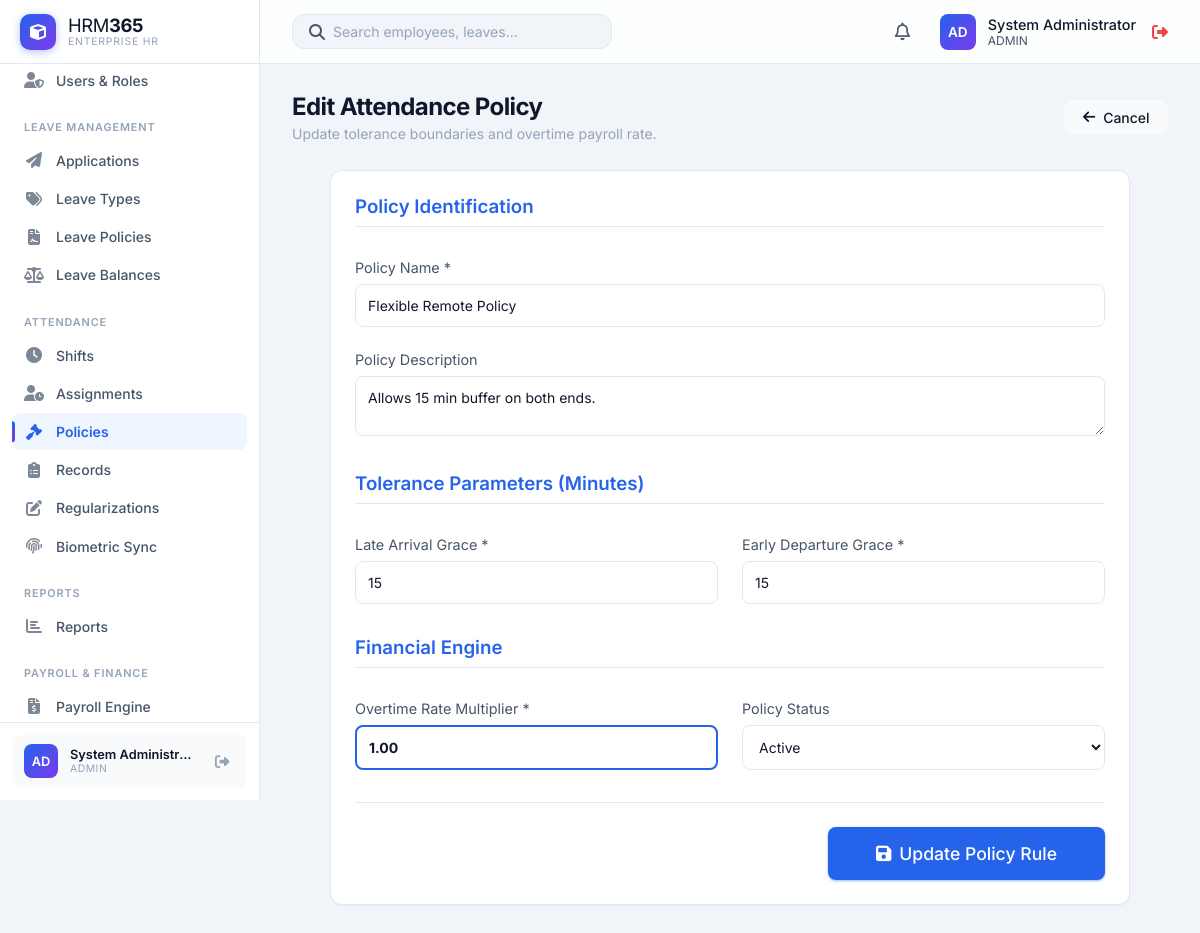
The page /HRM365/modules/attendance_policies/edit.php?id=2 (signed in) on the database as committed earlier.
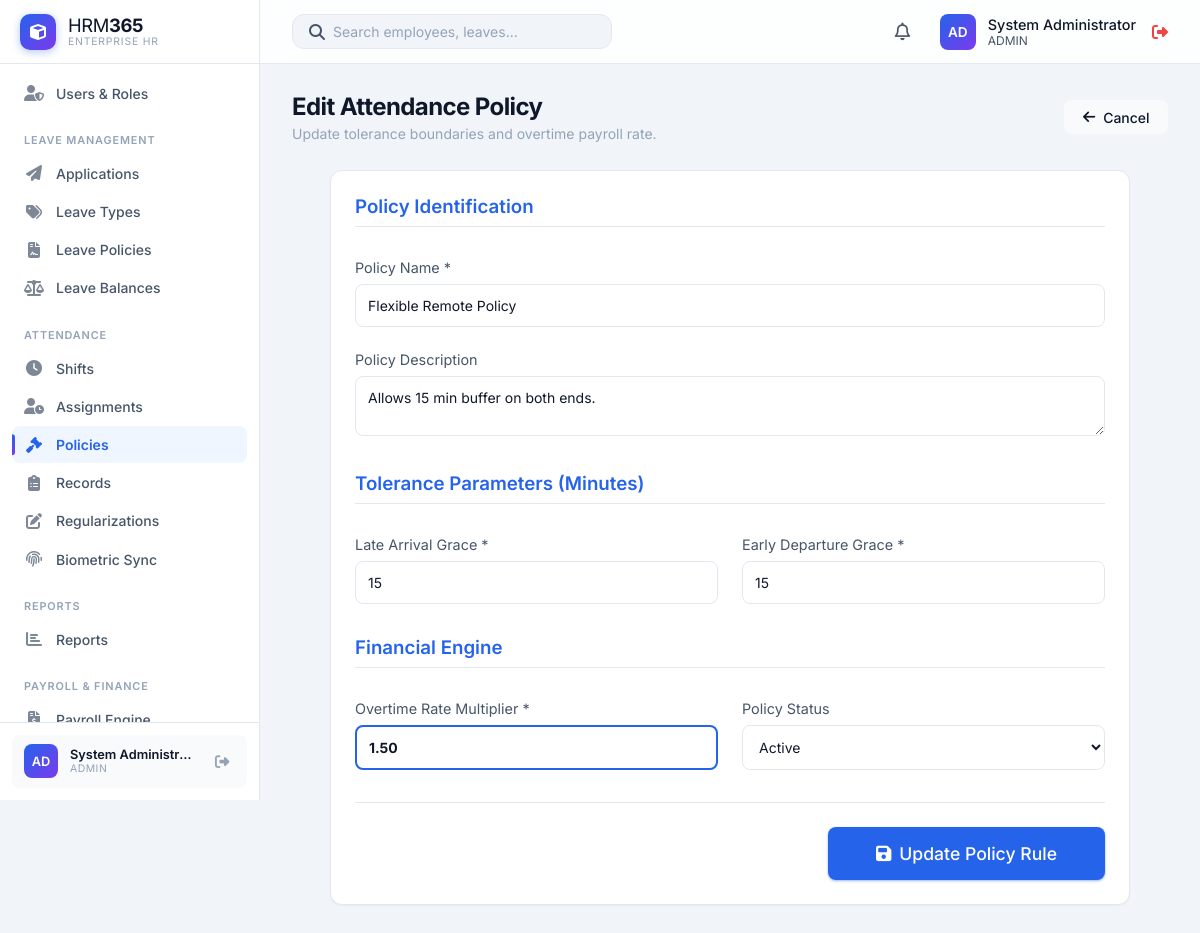
The same page on the database as committed later.
### tables this page shows
CREATE TABLE `attendance_policies` (
  `id` int(11) NOT NULL,
  `name` varchar(100) NOT NULL,
  `description` text DEFAULT NULL,
  `late_arrival_grace` int(11) DEFAULT 0,
  `early_departure_grace` int(11) DEFAULT 0,
  `overtime_rate_per_hour` decimal(10,2) DEFAULT 0.00,
  `status` enum('Active','Inactive') DEFAULT 'Active',
  `created_at` timestamp NOT NULL DEFAULT current_timestamp(),
  `updated_at` timestamp NOT NULL DEFAULT current_timestamp() ON UPDATE current_timestamp()
);

### HRM365/modules/attendance_policies/edit.php (the view, shortened to what this page needs)
<?php
require_once '../../includes/auth.php';
$id = intval($_GET['id'] ?? 0);
$stmt = $pdo->prepare("SELECT * FROM attendance_policies WHERE id = ?");
$stmt->execute([$id]);
$policy = $stmt->fetch();
function selected_policy_status($actual, $expected): string
{
    return (string)$actual === (string)$expected ? 'selected' : '';
}
include '../../includes/header.php';
?>
<div class="page-header">
    <div>
        <h1 class="page-title">Edit Attendance Policy</h1>
        <div class="page-subtitle">Update tolerance boundaries and overtime payroll rate.</div>
    </div>
    <a href="index.php" class="btn" style="background: var(--bg-hover); color: var(--text-primary);">
        <i class="fas fa-arrow-left"></i> Cancel
    </a>
</div>
<div class="card" style="max-width: 800px; margin: 0 auto;">
    <form action="save.php" method="POST">
        <h3 class="mb-4" style="color: var(--accent-primary); border-bottom: 1px solid var(--border-color); padding-bottom: 0.5rem;">Policy Identification</h3>
        <div style="display: grid; grid-template-columns: 1fr; gap: 1.5rem; margin-bottom: 2rem;">
            <div>
                <label style="display: block; margin-bottom: 0.5rem; color: var(--text-secondary); font-size: 0.9rem;">Policy Name *</label>
                <input type="text" name="name" required value="<?php echo htmlspecialchars($policy['name']); ?>" style="width: 100%; padding: 0.75rem; border-radius: var(--radius-md); border: 1px solid var(--border-color); background: var(--bg-secondary); color: var(--text-primary); outline: none;">
            </div>
            <div>
                <label style="display: block; margin-bottom: 0.5rem; color: var(--text-secondary); font-size: 0.9rem;">Policy Description</label>
                <textarea name="description" rows="2" style="width: 100%; padding: 0.75rem; border-radius: var(--radius-md); border: 1px solid var(--border-color); background: var(--bg-secondary); color: var(--text-primary); outline: none;"><?php echo htmlspecialchars($policy['description'] ?? ''); ?></textarea>
            </div>
        </div>
        <h3 class="mb-4" style="color: var(--accent-primary); border-bottom: 1px solid var(--border-color); padding-bottom: 0.5rem;">Tolerance Parameters (Minutes)</h3>
        <div style="display: grid; grid-template-columns: 1fr 1fr; gap: 1.5rem; margin-bottom: 2rem;">
            <div>
                <label style="display: block; margin-bottom: 0.5rem; color: var(--text-secondary); font-size: 0.9rem;">Late Arrival Grace *</label>
                <input type="number" name="late_arrival_grace" required value="<?php echo intval($policy['late_arrival_grace']); ?>" min="0" style="width: 100%; padding: 0.75rem; border-radius: var(--radius-md); border: 1px solid var(--border-color); background: var(--bg-secondary); color: var(--text-primary); outline: none;">
            </div>
            <div>
                <label style="display: block; margin-bottom: 0.5rem; color: var(--text-secondary); font-size: 0.9rem;">Early Departure Grace *</label>
                <input type="number" name="early_departure_grace" required value="<?php echo intval($policy['early_departure_grace']); ?>" min="0" style="width: 100%; padding: 0.75rem; border-radius: var(--radius-md); border: 1px solid var(--border-color); background: var(--bg-secondary); color: var(--text-primary); outline: none;">
            </div>
        </div>
        <h3 class="mb-4" style="color: var(--accent-primary); border-bottom: 1px solid var(--border-color); padding-bottom: 0.5rem;">Financial Engine</h3>
        <div style="display: grid; grid-template-columns: 1fr 1fr; gap: 1.5rem; margin-bottom: 2rem;">
            <div>
                <label style="display: block; margin-bottom: 0.5rem; color: var(--text-secondary); font-size: 0.9rem;">Overtime Rate Multiplier *</label>
                <input type="number" step="0.01" name="overtime_rate_per_hour" required value="<?php echo htmlspecialchars($policy['overtime_rate_per_hour']); ?>" min="0" style="width: 100%; padding: 0.75rem; border-radius: var(--radius-md); border: 2px solid var(--accent-primary); background: var(--bg-secondary); color: var(--text-primary); outline: none; font-weight: bold;">
            </div>
            <div>
                <label style="display: block; margin-bottom: 0.5rem; color: var(--text-secondary); font-size: 0.9rem;">Policy Status</label>
                <select name="status" style="width: 100%; padding: 0.75rem; border-radius: var(--radius-md); border: 1px solid var(--border-color); background: var(--bg-secondary); color: var(--text-primary); outline: none;">
                    <option value="Active" <?php echo selected_policy_status($policy['status'], 'Active'); ?>>Active</option>
                </select>
            </div>
        </div>
        <div style="text-align: right; border-top: 1px solid var(--border-color); padding-top: 1.5rem;">
            <button type="submit" class="btn btn-primary" style="padding: 1rem 3rem; font-size: 1.1rem;">
                <i class="fas fa-save"></i> Update Policy Rule
            </button>
        </div>
    </form>
</div>
<?php include '../../includes/footer.php'; ?>

Rows that differ between the two databases and show on the page:
changed attendance_policies "Flexible Remote Policy": overtime_rate_per_hour "1.00" → "1.50"
